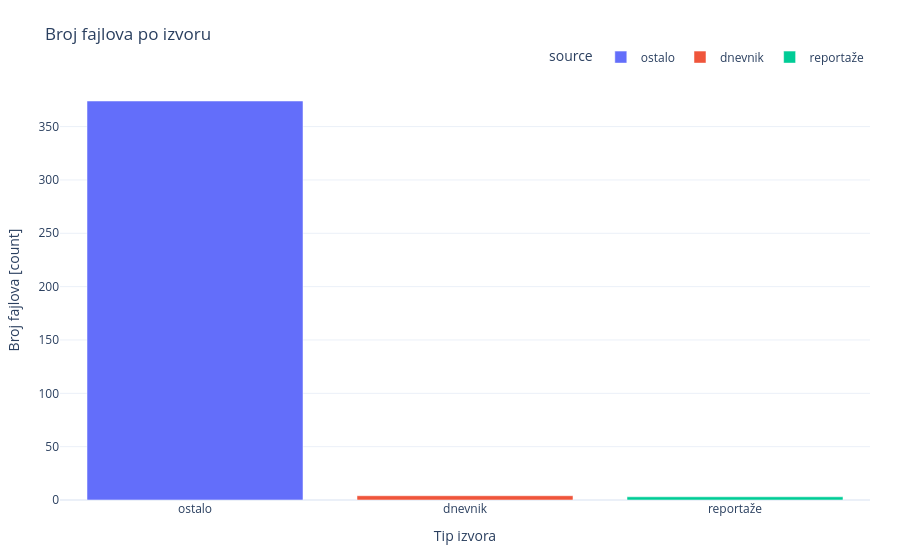
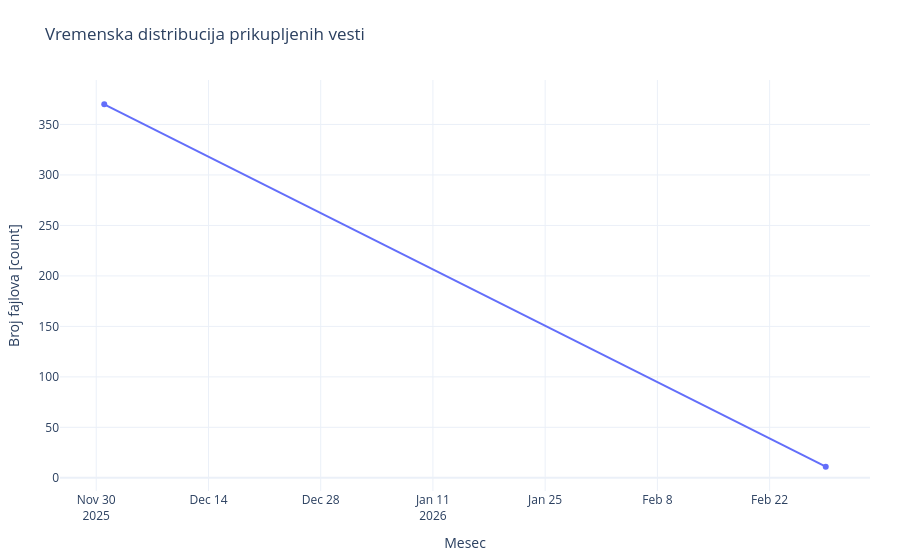
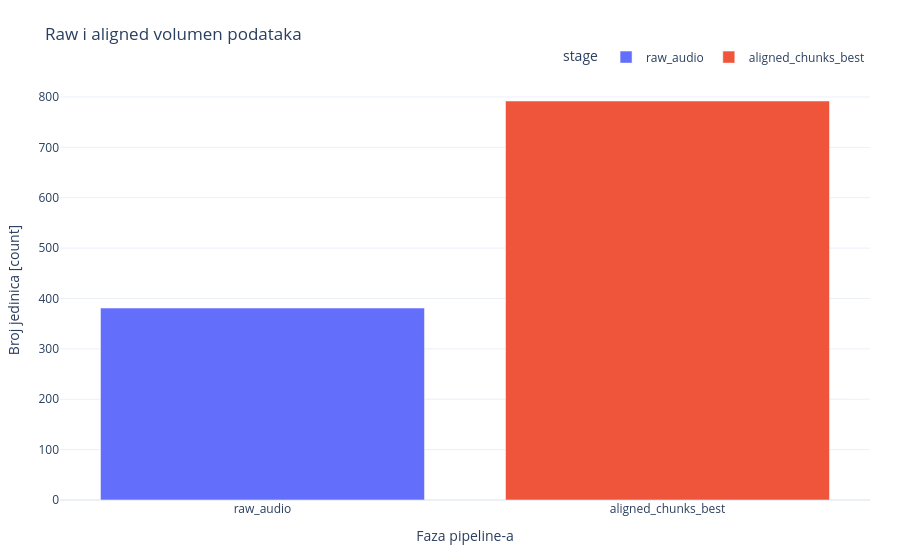

Notebook code cell kept with these figures, in order:
### Code cell
# @hide
plot_data_acquisition(raw_df=raw_df, raw_total=raw_total, best_aligned=best_aligned)

### Figure 1 — Plotly figure (JSON) as saved in the notebook; plotly's stock layout.template omitted (floating-point values rounded to 4 significant figures)
{"data": [{"hovertemplate": "source=%{x}<br>count=%{y}<extra></extra>", "legendgroup": "ostalo", "marker": {"color": "#636efa", "pattern": {"shape": ""}}, "name": "ostalo", "orientation": "v", "showlegend": true, "textposition": "auto", "type": "bar", "x": ["ostalo"], "xaxis": "x", "y": [374], "yaxis": "y"}, {"hovertemplate": "source=%{x}<br>count=%{y}<extra></extra>", "legendgroup": "dnevnik", "marker": {"color": "#EF553B", "pattern": {"shape": ""}}, "name": "dnevnik", "orientation": "v", "showlegend": true, "textposition": "auto", "type": "bar", "x": ["dnevnik"], "xaxis": "x", "y": [4], "yaxis": "y"}, {"hovertemplate": "source=%{x}<br>count=%{y}<extra></extra>", "legendgroup": "reportaže", "marker": {"color": "#00cc96", "pattern": {"shape": ""}}, "name": "reportaže", "orientation": "v", "showlegend": true, "textposition": "auto", "type": "bar", "x": ["reportaže"], "xaxis": "x", "y": [3], "yaxis": "y"}], "layout": {"barmode": "relative", "colorway": ["#1D3557", "#457B9D", "#2A9D8F", "#E9C46A", "#E76F51", "#A8DADC"], "legend": {"bgcolor": "rgba(255,255,255,0.7)", "orientation": "h", "title": {"text": "source"}, "tracegroupgap": 0, "x": 1, "xanchor": "right", "y": 1.02, "yanchor": "bottom"}, "margin": {"b": 60, "l": 60, "r": 30, "t": 80}, "title": {"text": "Broj fajlova po izvoru"}, "xaxis": {"anchor": "y", "categoryarray": ["ostalo", "dnevnik", "reportaže"], "categoryorder": "array", "domain": [0, 1], "title": {"text": "Tip izvora"}}, "yaxis": {"anchor": "x", "domain": [0, 1], "title": {"text": "Broj fajlova [count]"}}}}

### Figure 2 — Plotly figure (JSON) as saved in the notebook; plotly's stock layout.template omitted (floating-point values rounded to 4 significant figures)
{"data": [{"hovertemplate": "month=%{x}<br>count=%{y}<extra></extra>", "legendgroup": "", "line": {"color": "#636efa", "dash": "solid"}, "marker": {"symbol": "circle"}, "mode": "lines+markers", "name": "", "orientation": "v", "showlegend": false, "type": "scatter", "x": ["2025-12", "2026-03"], "xaxis": "x", "y": [370, 11], "yaxis": "y"}], "layout": {"colorway": ["#1D3557", "#457B9D", "#2A9D8F", "#E9C46A", "#E76F51", "#A8DADC"], "legend": {"bgcolor": "rgba(255,255,255,0.7)", "orientation": "h", "tracegroupgap": 0, "x": 1, "xanchor": "right", "y": 1.02, "yanchor": "bottom"}, "margin": {"b": 60, "l": 60, "r": 30, "t": 80}, "title": {"text": "Vremenska distribucija prikupljenih vesti"}, "xaxis": {"anchor": "y", "domain": [0, 1], "title": {"text": "Mesec"}}, "yaxis": {"anchor": "x", "domain": [0, 1], "title": {"text": "Broj fajlova [count]"}}}}

### Figure 3 — Plotly figure (JSON) as saved in the notebook; plotly's stock layout.template omitted (floating-point values rounded to 4 significant figures)
{"data": [{"hovertemplate": "stage=%{x}<br>count=%{y}<extra></extra>", "legendgroup": "raw_audio", "marker": {"color": "#636efa", "pattern": {"shape": ""}}, "name": "raw_audio", "orientation": "v", "showlegend": true, "textposition": "auto", "type": "bar", "x": ["raw_audio"], "xaxis": "x", "y": [381], "yaxis": "y"}, {"hovertemplate": "stage=%{x}<br>count=%{y}<extra></extra>", "legendgroup": "aligned_chunks_best", "marker": {"color": "#EF553B", "pattern": {"shape": ""}}, "name": "aligned_chunks_best", "orientation": "v", "showlegend": true, "textposition": "auto", "type": "bar", "x": ["aligned_chunks_best"], "xaxis": "x", "y": [792], "yaxis": "y"}], "layout": {"barmode": "relative", "colorway": ["#1D3557", "#457B9D", "#2A9D8F", "#E9C46A", "#E76F51", "#A8DADC"], "legend": {"bgcolor": "rgba(255,255,255,0.7)", "orientation": "h", "title": {"text": "stage"}, "tracegroupgap": 0, "x": 1, "xanchor": "right", "y": 1.02, "yanchor": "bottom"}, "margin": {"b": 60, "l": 60, "r": 30, "t": 80}, "title": {"text": "Raw i aligned volumen podataka"}, "xaxis": {"anchor": "y", "categoryarray": ["raw_audio", "aligned_chunks_best"], "categoryorder": "array", "domain": [0, 1], "title": {"text": "Faza pipeline-a"}}, "yaxis": {"anchor": "x", "domain": [0, 1], "title": {"text": "Broj jedinica [count]"}}}}
